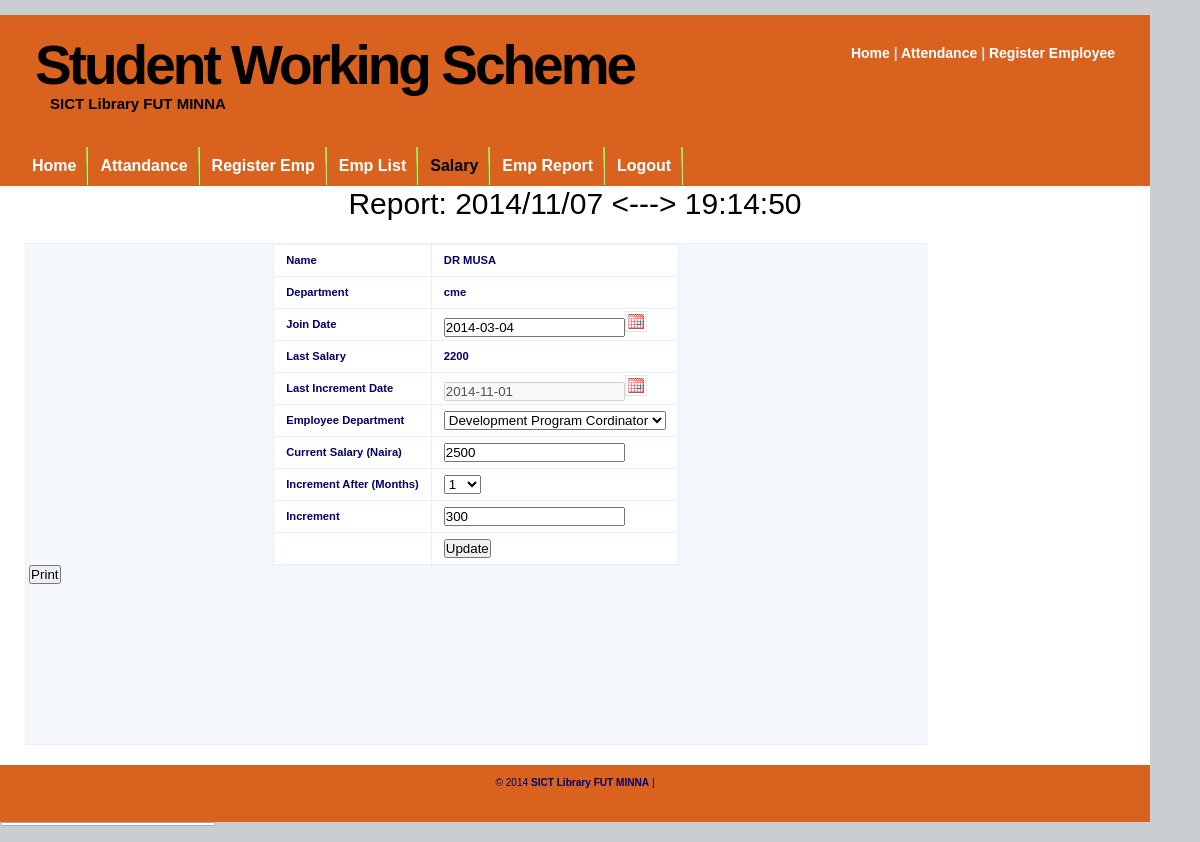
The app's page /EmployeeSalary.php?EmpID=26 (signed in) with its own data.
### tables this page shows
CREATE TABLE IF NOT EXISTS `salary_detail` (
  `SalaryID` int(20) NOT NULL AUTO_INCREMENT,
  `EmpID` int(20) NOT NULL,
  `JoinDate` date NOT NULL,
  `EmpType` varchar(20) NOT NULL,
  `CurrentSalary` int(10) NOT NULL,
  `IncrementAmount` int(10) NOT NULL,
  `IncrementAfter` int(5) NOT NULL,
  `IncrementDate` date NOT NULL,
  `LastSalary` int(10) NOT NULL,
  `LastIncrement` date NOT NULL,
  PRIMARY KEY (`SalaryID`),
  KEY `EmpID` (`EmpID`)
);

CREATE TABLE IF NOT EXISTS `employee_detail` (
  `EmpID` int(10) NOT NULL AUTO_INCREMENT,
  `EmpName` varchar(255) NOT NULL,
  `EmpAddress` text NOT NULL,
  `EmpMobile` varchar(15) NOT NULL,
  `EmpEmail` varchar(50) NOT NULL,
  `EmpBirthdate` date NOT NULL,
  `EmpBloodGroup` varchar(5) NOT NULL,
  `EmpTechnology` varchar(20) NOT NULL,
  PRIMARY KEY (`EmpID`)
);

### class/dbclass.php (called while the page is built, shortened)
<?php
class MySQLCN {
   function MySQLCN() {
      $user = DB_USERNAME;
      $pass = DB_PASSWORD;
      $server = DB_SERVER;
      $conn = mysql_connect($server, $user, $pass);
      $this->CONN = $conn;
      return true;
   }
   function select($sql = "") {
      $conn = $this->CONN;
      $results = @mysql_query($sql, $conn);
      $count = 0;
      $data = array();
      while ($row = mysql_fetch_array($results)) {
        foreach ($row as $key => $value) {
            if (!is_array($value)) {
               $row[$key] = htmlspecialchars_decode($value, ENT_QUOTES);
            }
         }
         $data[$count] = $row;
         $count++;
      }
      return $data;
   }
}
?>

### class/EmpRegister.php (called while the page is built, shortened)
<?php
class EmpRegister extends MySQLCN {
    function get($EmpID) {
        $qry = "SELECT *
                FROM `employee_detail` ed LEFT JOIN salary_detail sd ON sd.EmpID = ed.EmpID
                WHERE ed.EmpID = '{$EmpID}'";
        return $this->select($qry);
    }
}
?>

### EmployeeSalary.php (the view, shortened to what this page needs)
<?php
require_once 'class/dbclass.php';
require_once 'class/EmpRegister.php';
$emp = new EmpRegister();
$EmpID = $_REQUEST['EmpID'];
if ($EmpID != NULL) {
    $result = $emp->get($EmpID);
    $SalaryID = $result[0]['SalaryID'];
} else {
    header('Location : EmployeeList.php');
}
?>
<!DOCTYPE html PUBLIC "-//W3C//DTD XHTML 1.0 Strict//EN" "http://www.w3.org/TR/xhtml1/DTD/xhtml1-strict.dtd">
<html xmlns="http://www.w3.org/1999/xhtml" xml:lang="en" lang="en">
<head>
    <?php require_once 'config/commonJS.php'; ?>
</head>
<body>
<div id="wrap">
    <?php @require_once 'menu/header.php'; ?>
    <?php @require_once 'menu/menu.php'; ?>
    <div class="report"><?php include 'printform.php'; ?></div>
    <div id="content-wrap">
        <div id="main">
            <form id="formSubmit" method="post" action="process/processEmpRegister.php">
                <center>
                    <table class="tbl">
                        <tr>
                            <td><b>Name</b></td>
                            <td><b><?php echo $result[0]['EmpName']; ?></b></td>
                        </tr>
                        <tr>
                            <td><b>Department</b></td>
                            <td><b><?php echo $result[0]['EmpTechnology']; ?></b></td>
                        </tr>
                        <tr>
                            <td><b>Join Date</b></td>
                            <td><input type="text" class="validate[required]" readonly name="JoinDate" id="JoinDate"
                                       value="<?php echo $result[0]['JoinDate']; ?>"/></td>
                        </tr>
                        <tr class="temphide">
                            <td><b>Last Salary</b></td>
                            <td><b><?php echo $result[0]['LastSalary']; ?></b></td>
                        </tr>
                        <tr>
                            <td><b>Last Increment Date</b></td>
                            <td><input type="text" <?php echo $SalaryID != NULL ? 'disabled = true' : 'readonly'; ?>
                                       class="validate[required]" name="LastIncrement" id="LastIncrement"
                                       value="<?php echo $result[0]['LastIncrement']; ?>"/></td>
                        </tr>
                        <tr>
                            <td><b>Employee Department</b></td>
                            <td>
                                <select name="EmpType" id="EmpType">
                                    <option
                                        value="cordinator" <?php echo $result[0]['EmpType'] == 'cordinator' ? 'selected' : ''; ?> >
                                        Development Program Cordinator
                                    </option>
                                </select>
                            </td>
                        </tr>
                        <tr>
                            <td><b>Current Salary (Naira)</b></td>
                            <td><input type="text" class="validate[required]" name="CurrentSalary" id="CurrentSalary"
                                       value="<?php echo $result[0]['CurrentSalary']; ?>"/></td>
                        </tr>
                        <tr>
                            <td><b>Increment After (Months)</b></td>
                            <td>
                                <select name="IncrementAfter" id="IncrementAfter">
                                    <option
                                        value="1" <?php echo $result[0]['IncrementAfter'] == '1' ? 'selected' : ''; ?> >
                                        1
                                    </option>
                                </select>
                            </td>
                        </tr>
                        <tr>
                            <td><b>Increment</b></td>
                            <td><input type="text" name="IncrementAmount" id="IncrementAmount"
                                       value="<?php echo $result[0]['IncrementAmount']; ?>"/></td>
                        </tr>
                        <tr>
                            <td></td>
                            <td><input type="submit" name="submit" id=""
                                       value="<?php echo $SalaryID == '' ? 'Add' : 'Update'; ?>"/></td>
                        </tr>
                    </table>
                </center>
            </form>
            <div class="clear">
                <input name="" type="button" value="Print" onclick="javascript:window.print()"
                       style="cursor:pointer; float:left;"/>
            </div>
        </div>
    </div>
    <?php @require_once 'menu/footer.php'; ?>
</div>
</body>
</html>

### css/CoolWater.css (style rules this page uses)
* { margin: 0; padding: 0; outline: 0; }
body { background: #caced1; font: 70%/1.5em Verdana, Tahoma, arial, sans-serif; color: #000066; text-align: center; margin: 15px 0; }
.clear { clear: both; }
.tbl { border-collapse: collapse; }
.tbl tr { height: 32px; background: #fff; }
.tbl td { padding-left: 12px; padding-right: 12px; border: 1px solid #E5F0FB; }
#wrap { width: 1150px; background: #FFF; margin: 0 auto; text-align: left; }
#content-wrap { clear: both; width: 1140px; margin: 5px auto; padding: 0; }
#main { float: left; width: 900px; margin: 20px 20px 20px 20px; display: inline; min-height: 500px; background: none repeat scroll 0 0 #F4F8FD; border: 1px solid #E5F0FB; }
.clear { display: inline-block; }
.clear:after { display: block; visibility: hidden; clear: both; height: 0; content: " "; }
.report { color: #000000; font-size: 30px; text-align: center; }

### css/dataTable/demo_table_jui.css (style rules this page uses)
.clear { clear: both; }

### records on screen
salary_detail: EmpID.EmpName "DR MUSA", EmpID.EmpTechnology "cme", JoinDate "2014-03-04", LastSalary "2200", LastIncrement "2014-11-01", CurrentSalary "2500", IncrementAfter "1", IncrementAmount "300", submit "Update"
